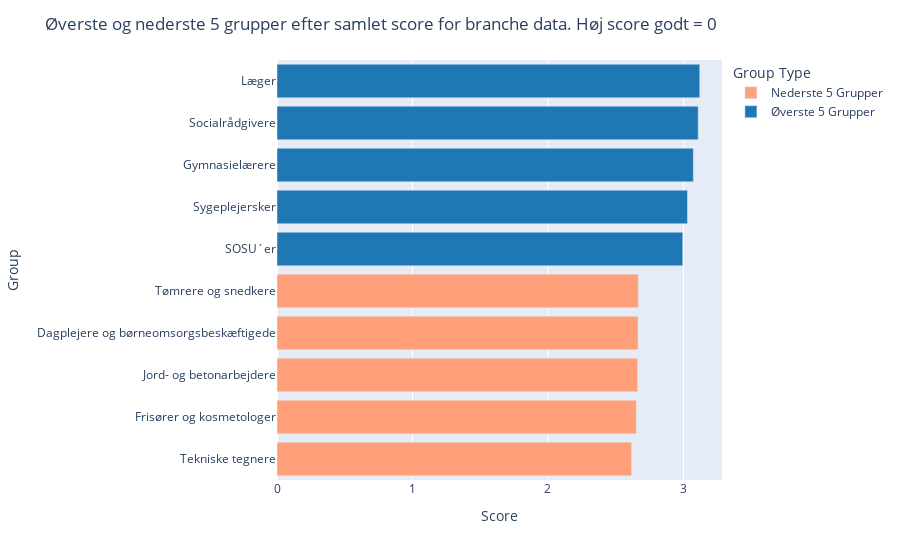

Notebook code cell kept with this figure:
### Code cell
plot_top_and_bottom_groups(branche_data_filtered, 0, 'branche data')

### Figure 1 — Plotly figure (JSON) as saved in the notebook; plotly's stock layout.template omitted (floating-point values rounded to 4 significant figures)
{"data": [{"alignmentgroup": "True", "hovertemplate": "Group Type=Nederste 5 Grupper<br>Score=%{x}<br>Group=%{y}<extra></extra>", "legendgroup": "Nederste 5 Grupper", "marker": {"color": "lightsalmon", "pattern": {"shape": ""}}, "name": "Nederste 5 Grupper", "offsetgroup": "Nederste 5 Grupper", "orientation": "h", "showlegend": true, "textposition": "auto", "type": "bar", "x": [2.618, 2.652, 2.662, 2.665, 2.667], "xaxis": "x", "y": ["Tekniske tegnere", "Frisører og kosmetologer", "Jord- og betonarbejdere", "Dagplejere og børneomsorgsbeskæftigede", "Tømrere og snedkere"], "yaxis": "y"}, {"alignmentgroup": "True", "hovertemplate": "Group Type=Øverste 5 Grupper<br>Score=%{x}<br>Group=%{y}<extra></extra>", "legendgroup": "Øverste 5 Grupper", "marker": {"color": "#1f77b4", "pattern": {"shape": ""}}, "name": "Øverste 5 Grupper", "offsetgroup": "Øverste 5 Grupper", "orientation": "h", "showlegend": true, "textposition": "auto", "type": "bar", "x": [2.995, 3.03, 3.073, 3.109, 3.12], "xaxis": "x", "y": ["SOSU´er", "Sygeplejersker", "Gymnasielærere", "Socialrådgivere", "Læger"], "yaxis": "y"}], "layout": {"barmode": "relative", "legend": {"title": {"text": "Group Type"}, "tracegroupgap": 0}, "margin": {"t": 60}, "title": {"text": "Øverste og nederste 5 grupper efter samlet score for branche data. Høj score godt = 0"}, "xaxis": {"anchor": "y", "domain": [0, 1], "title": {"text": "Score"}}, "yaxis": {"anchor": "x", "domain": [0, 1], "title": {"text": "Group"}}}}
